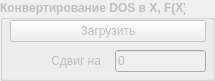
     <widget class="QGroupBox" name="groupBox_64">
      <property name="enabled">
       <bool>false</bool>
      </property>
      <property name="geometry">
       <rect>
        <x>225</x>
        <y>210</y>
        <width>215</width>
        <height>81</height>
       </rect>
      </property>
      <property name="font">
       <font>
        <family>Arial</family>
        <pointsize>9</pointsize>
        <weight>75</weight>
        <bold>true</bold>
       </font>
      </property>
      <property name="title">
       <string>Конвертирование DOS в X, F(X)</string>
      </property>
      <widget class="QPushButton" name="tab5LoadFilesConvertDOS">
       <property name="geometry">
        <rect>
         <x>10</x>
         <y>20</y>
         <width>196</width>
         <height>22</height>
        </rect>
       </property>
       <property name="font">
        <font>
         <family>Arial</family>
         <pointsize>9</pointsize>
         <weight>50</weight>
         <bold>false</bold>
        </font>
       </property>
       <property name="text">
        <string>Загрузить</string>
       </property>
      </widget>
      <widget class="QLineEdit" name="tab5ConvertDOSXShift">
       <property name="geometry">
        <rect>
         <x>115</x>
         <y>50</y>
         <width>91</width>
         <height>22</height>
        </rect>
       </property>
       <property name="font">
        <font>
         <family>Arial</family>
         <pointsize>9</pointsize>
         <weight>50</weight>
         <bold>false</bold>
        </font>
       </property>
       <property name="text">
        <string>0</string>
       </property>
      </widget>
      <widget class="QLabel" name="label_181">
       <property name="geometry">
        <rect>
         <x>20</x>
         <y>50</y>
         <width>81</width>
         <height>21</height>
        </rect>
       </property>
       <property name="font">
        <font>
         <family>Arial</family>
         <pointsize>9</pointsize>
         <weight>50</weight>
         <bold>false</bold>
         <strikeout>false</strikeout>
         <kerning>true</kerning>
        </font>
       </property>
       <property name="text">
        <string>Сдвиг на</string>
       </property>
       <property name="alignment">
        <set>Qt::AlignRight|Qt::AlignTrailing|Qt::AlignVCenter</set>
       </property>
      </widget>
     </widget>
